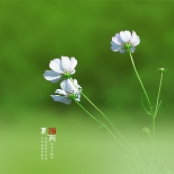
#> input picture 图像认知与OpenCV/23.图像亮度变换/flower.png, 174 x 174 px
$ python '图像亮度变换.py'
#> lines starting #> are read from the running program, lines starting #| are printed output that depends on the picture
# 先导入opencv库
import cv2
import numpy as np

# 1. 读取图片
image_np = cv2.imread('flower.png')
#> image_np is the input picture: shape (174, 174, 3); mean B, G, R 55.9, 142.7, 99.7

# 2. 直接对numpy数组做数值运算
# 为了保证图像的数据处于0-255之内，且数据类型还得是整形
# clip函数： 是一个截断函数，你需要给它提供要截取的范围，提供截取的对象
image_brightness = np.uint8(np.clip(image_np * 1.0 + 50, 0, 255))
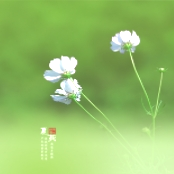
#> image_brightness: shape (174, 174, 3); mean B, G, R 105.3, 192, 149.2

# 3. 显示
cv2.imshow('image_np', image_np)
cv2.imshow('image_brightness', image_brightness)
cv2.waitKey(0)
